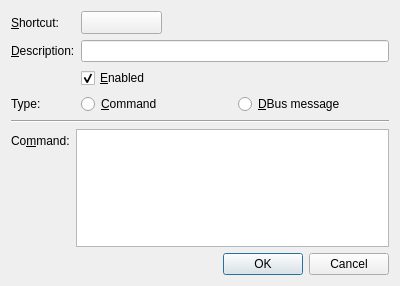
<?xml version="1.0" encoding="UTF-8"?>
<ui version="4.0">
 <class>EditActionDialog</class>
 <widget class="QDialog" name="EditActionDialog">
  <property name="geometry">
   <rect>
    <x>0</x>
    <y>0</y>
    <width>400</width>
    <height>286</height>
   </rect>
  </property>
  <property name="windowTitle">
   <string>Edit Action</string>
  </property>
  <layout class="QVBoxLayout" name="verticalLayout" stretch="0,0,1,0">
   <item>
    <layout class="QFormLayout" name="formLayout">
     <property name="fieldGrowthPolicy">
      <enum>QFormLayout::AllNonFixedFieldsGrow</enum>
     </property>
     <property name="horizontalSpacing">
      <number>6</number>
     </property>
     <property name="verticalSpacing">
      <number>6</number>
     </property>
     <item row="0" column="0">
      <widget class="QLabel" name="shortcut_L">
       <property name="text">
        <string>&amp;Shortcut:</string>
       </property>
       <property name="buddy">
        <cstring>shortcut_SS</cstring>
       </property>
      </widget>
     </item>
     <item row="0" column="1">
      <layout class="QHBoxLayout" name="horizontalLayout_2">
       <property name="spacing">
        <number>0</number>
       </property>
       <item>
        <widget class="ShortcutSelector" name="shortcut_SS">
         <property name="minimumSize">
          <size>
           <width>81</width>
           <height>0</height>
          </size>
         </property>
         <property name="text">
          <string/>
         </property>
        </widget>
       </item>
       <item>
        <spacer name="horizontalSpacer">
         <property name="orientation">
          <enum>Qt::Horizontal</enum>
         </property>
         <property name="sizeHint" stdset="0">
          <size>
           <width>40</width>
           <height>20</height>
          </size>
         </property>
        </spacer>
       </item>
      </layout>
     </item>
     <item row="1" column="0">
      <widget class="QLabel" name="description_L">
       <property name="text">
        <string>&amp;Description:</string>
       </property>
       <property name="buddy">
        <cstring>description_LE</cstring>
       </property>
      </widget>
     </item>
     <item row="1" column="1">
      <widget class="QLineEdit" name="description_LE"/>
     </item>
     <item row="2" column="1">
      <widget class="QCheckBox" name="enabled_CB">
       <property name="text">
        <string>&amp;Enabled</string>
       </property>
       <property name="checked">
        <bool>true</bool>
       </property>
      </widget>
     </item>
     <item row="3" column="1">
      <layout class="QHBoxLayout" name="horizontalLayout_3">
       <property name="spacing">
        <number>6</number>
       </property>
       <item>
        <widget class="QRadioButton" name="command_RB">
         <property name="text">
          <string>&amp;Command</string>
         </property>
        </widget>
       </item>
       <item>
        <widget class="QRadioButton" name="dbus_method_RB">
         <property name="text">
          <string>&amp;DBus message</string>
         </property>
        </widget>
       </item>
      </layout>
     </item>
     <item row="3" column="0">
      <widget class="QLabel" name="type_L">
       <property name="text">
        <string>Type:</string>
       </property>
      </widget>
     </item>
    </layout>
   </item>
   <item>
    <widget class="Line" name="line">
     <property name="orientation">
      <enum>Qt::Horizontal</enum>
     </property>
    </widget>
   </item>
   <item>
    <widget class="QStackedWidget" name="action_SW">
     <property name="currentIndex">
      <number>0</number>
     </property>
     <widget class="QWidget" name="command_P">
      <layout class="QVBoxLayout" name="verticalLayout_2">
       <property name="spacing">
        <number>0</number>
       </property>
       <property name="leftMargin">
        <number>0</number>
       </property>
       <property name="topMargin">
        <number>0</number>
       </property>
       <property name="rightMargin">
        <number>0</number>
       </property>
       <property name="bottomMargin">
        <number>0</number>
       </property>
       <item>
        <layout class="QFormLayout" name="formLayout_3">
         <property name="horizontalSpacing">
          <number>6</number>
         </property>
         <property name="verticalSpacing">
          <number>0</number>
         </property>
         <item row="0" column="0">
          <widget class="QLabel" name="command_L">
           <property name="text">
            <string>Co&amp;mmand:</string>
           </property>
           <property name="buddy">
            <cstring>command_PTE</cstring>
           </property>
          </widget>
         </item>
         <item row="0" column="1">
          <widget class="QPlainTextEdit" name="command_PTE"/>
         </item>
        </layout>
       </item>
      </layout>
     </widget>
     <widget class="QWidget" name="dbus_method_P">
      <layout class="QVBoxLayout" name="verticalLayout_3">
       <property name="spacing">
        <number>0</number>
       </property>
       <property name="leftMargin">
        <number>0</number>
       </property>
       <property name="topMargin">
        <number>0</number>
       </property>
       <property name="rightMargin">
        <number>0</number>
       </property>
       <property name="bottomMargin">
        <number>0</number>
       </property>
       <item>
        <layout class="QFormLayout" name="formLayout_2">
         <property name="horizontalSpacing">
          <number>6</number>
         </property>
         <property name="verticalSpacing">
          <number>6</number>
         </property>
         <item row="0" column="0">
          <widget class="QLabel" name="service_L">
           <property name="text">
            <string>S&amp;ervice:</string>
           </property>
           <property name="buddy">
            <cstring>service_LE</cstring>
           </property>
          </widget>
         </item>
         <item row="0" column="1">
          <widget class="QLineEdit" name="service_LE"/>
         </item>
         <item row="1" column="0">
          <widget class="QLabel" name="path_L">
           <property name="text">
            <string>&amp;Path:</string>
           </property>
           <property name="buddy">
            <cstring>path_LE</cstring>
           </property>
          </widget>
         </item>
         <item row="1" column="1">
          <widget class="QLineEdit" name="path_LE"/>
         </item>
         <item row="2" column="0">
          <widget class="QLabel" name="interface_L">
           <property name="text">
            <string>&amp;Interface:</string>
           </property>
           <property name="buddy">
            <cstring>interface_LE</cstring>
           </property>
          </widget>
         </item>
         <item row="2" column="1">
          <widget class="QLineEdit" name="interface_LE"/>
         </item>
         <item row="3" column="0">
          <widget class="QLabel" name="method_L">
           <property name="text">
            <string>&amp;Method:</string>
           </property>
           <property name="buddy">
            <cstring>method_LE</cstring>
           </property>
          </widget>
         </item>
         <item row="3" column="1">
          <widget class="QLineEdit" name="method_LE"/>
         </item>
        </layout>
       </item>
      </layout>
     </widget>
    </widget>
   </item>
   <item>
    <widget class="QDialogButtonBox" name="buttonBox">
     <property name="orientation">
      <enum>Qt::Horizontal</enum>
     </property>
     <property name="standardButtons">
      <set>QDialogButtonBox::Cancel|QDialogButtonBox::Ok</set>
     </property>
    </widget>
   </item>
  </layout>
 </widget>
 <customwidgets>
  <customwidget>
   <class>ShortcutSelector</class>
   <extends>QToolButton</extends>
   <header>shortcut_selector.h</header>
  </customwidget>
 </customwidgets>
 <tabstops>
  <tabstop>shortcut_SS</tabstop>
  <tabstop>description_LE</tabstop>
  <tabstop>enabled_CB</tabstop>
  <tabstop>command_RB</tabstop>
  <tabstop>dbus_method_RB</tabstop>
  <tabstop>command_PTE</tabstop>
  <tabstop>service_LE</tabstop>
  <tabstop>path_LE</tabstop>
  <tabstop>interface_LE</tabstop>
  <tabstop>method_LE</tabstop>
  <tabstop>buttonBox</tabstop>
 </tabstops>
 <resources/>
 <connections>
  <connection>
   <sender>buttonBox</sender>
   <signal>accepted()</signal>
   <receiver>EditActionDialog</receiver>
   <slot>accept()</slot>
  </connection>
  <connection>
   <sender>buttonBox</sender>
   <signal>rejected()</signal>
   <receiver>EditActionDialog</receiver>
   <slot>reject()</slot>
  </connection>
 </connections>
</ui>
